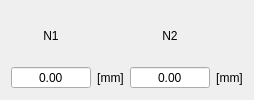
               <widget class="QWidget" name="tab_2">
                <attribute name="title">
                 <string>Destructivo</string>
                </attribute>
                <layout class="QGridLayout" name="gridLayout_4">
                 <item row="0" column="0">
                  <widget class="QLabel" name="label_13">
                   <property name="text">
                    <string>N1</string>
                   </property>
                   <property name="alignment">
                    <set>Qt::AlignCenter</set>
                   </property>
                  </widget>
                 </item>
                 <item row="1" column="0">
                  <widget class="QDoubleSpinBox" name="caja_109">
                   <property name="minimumSize">
                    <size>
                     <width>80</width>
                     <height>0</height>
                    </size>
                   </property>
                   <property name="whatsThis">
                    <string extracomment="     "/>
                   </property>
                   <property name="alignment">
                    <set>Qt::AlignCenter</set>
                   </property>
                   <property name="readOnly">
                    <bool>true</bool>
                   </property>
                   <property name="buttonSymbols">
                    <enum>QAbstractSpinBox::NoButtons</enum>
                   </property>
                   <property name="maximum">
                    <double>9999.989999999999782</double>
                   </property>
                  </widget>
                 </item>
                 <item row="1" column="2">
                  <widget class="QDoubleSpinBox" name="caja_110">
                   <property name="minimumSize">
                    <size>
                     <width>80</width>
                     <height>0</height>
                    </size>
                   </property>
                   <property name="alignment">
                    <set>Qt::AlignCenter</set>
                   </property>
                   <property name="readOnly">
                    <bool>true</bool>
                   </property>
                   <property name="buttonSymbols">
                    <enum>QAbstractSpinBox::NoButtons</enum>
                   </property>
                   <property name="maximum">
                    <double>9999.989999999999782</double>
                   </property>
                  </widget>
                 </item>
                 <item row="1" column="1">
                  <widget class="QLabel" name="label_15">
                   <property name="text">
                    <string>[mm]</string>
                   </property>
                   <property name="alignment">
                    <set>Qt::AlignCenter</set>
                   </property>
                  </widget>
                 </item>
                 <item row="1" column="3">
                  <widget class="QLabel" name="label_16">
                   <property name="text">
                    <string>[mm]</string>
                   </property>
                   <property name="alignment">
                    <set>Qt::AlignCenter</set>
                   </property>
                  </widget>
                 </item>
                 <item row="0" column="2">
                  <widget class="QLabel" name="label_14">
                   <property name="text">
                    <string>N2</string>
                   </property>
                   <property name="alignment">
                    <set>Qt::AlignCenter</set>
                   </property>
                  </widget>
                 </item>
                </layout>
               </widget>
